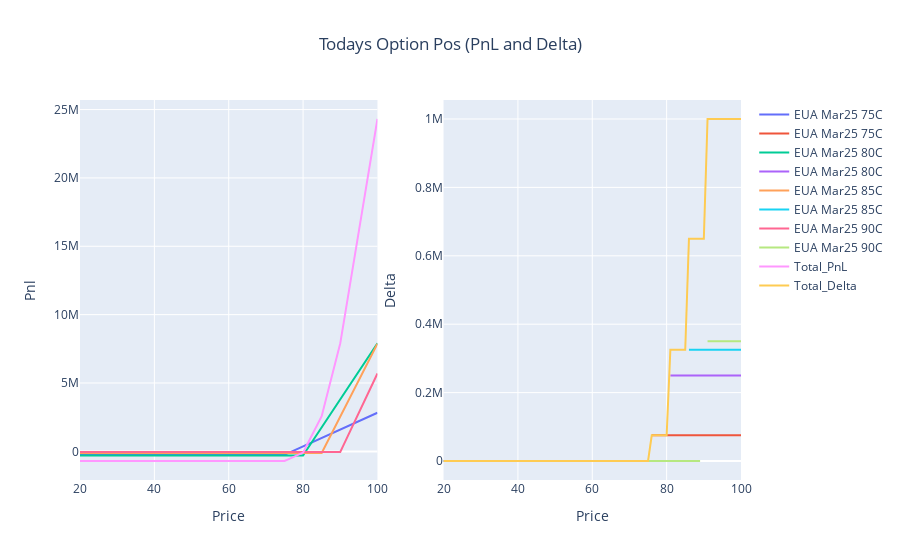

The code cell stored with this chart in its notebook:
### Markdown cell above
## End of Next Month

### Code cell
pnl_delta_plot(two_months)
